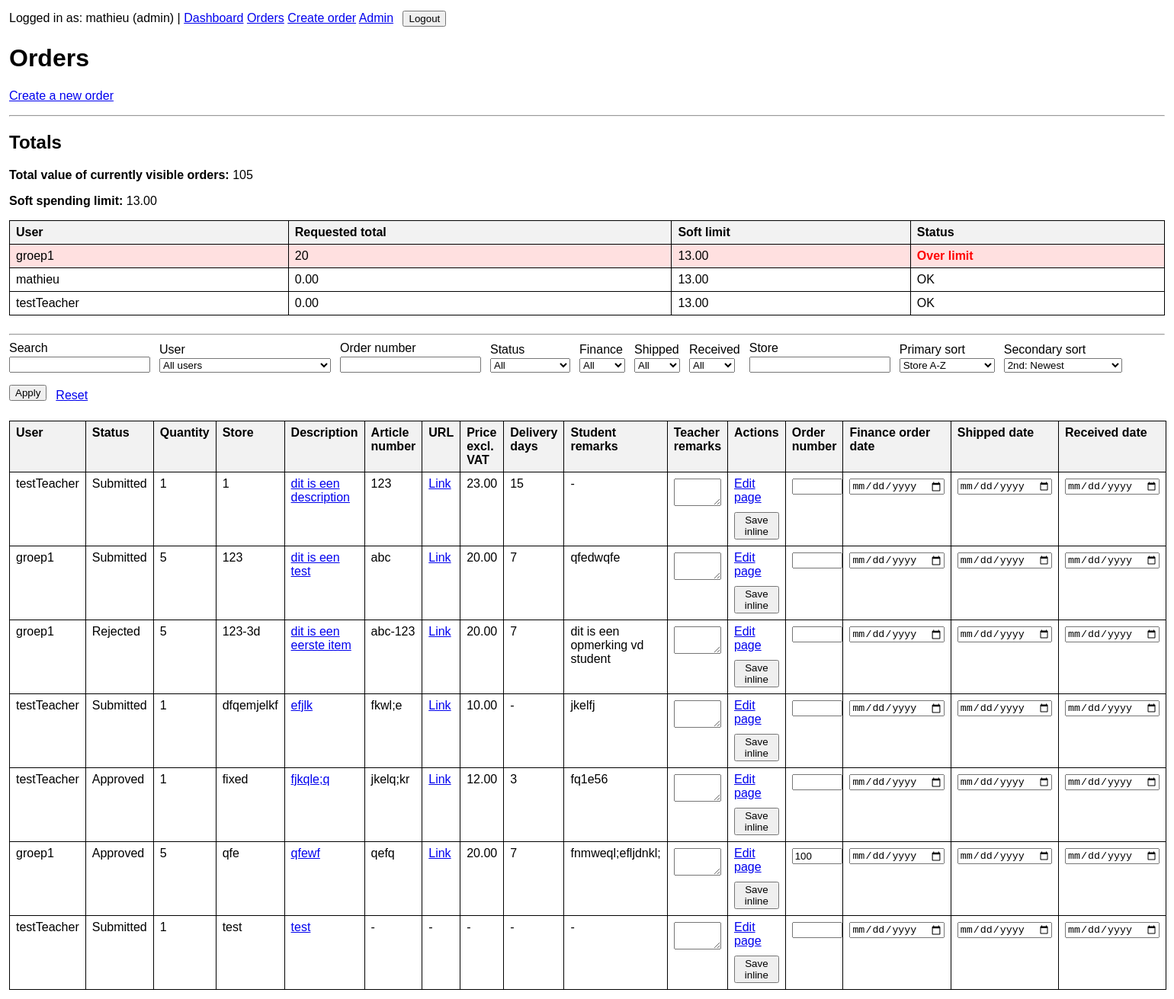
Page /orders/ (signed in) on the earlier database version.
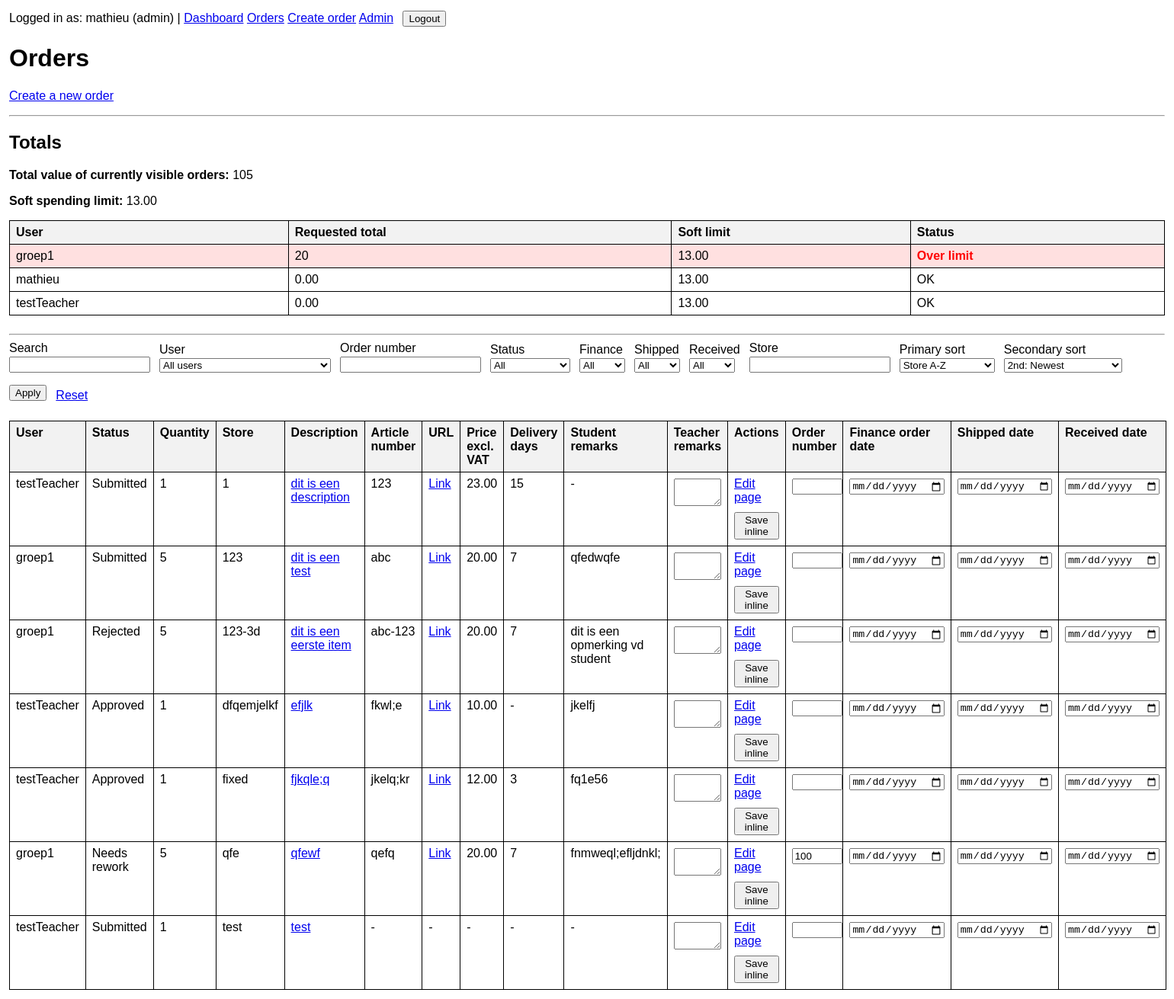
Same page on the later database version.
### accounts/models.py (models this page shows, shortened)
class User(AbstractUser):
    ROLE_ADMIN = "admin"
    ROLE_TEACHER = "teacher"
    ROLE_STUDENT = "student"
    ROLE_CHOICES = [
        (ROLE_ADMIN, "Admin"),
        (ROLE_TEACHER, "Teacher"),
        (ROLE_STUDENT, "Student"),
    ]
    email = models.EmailField(unique=True)
    name = models.CharField(max_length=255)
    role = models.CharField(max_length=20, choices=ROLE_CHOICES, default=ROLE_STUDENT)
    USERNAME_FIELD = "email"
    REQUIRED_FIELDS = ["username", "name"]

### orders/models.py (models this page shows, shortened)
class AppSettings(models.Model):
    soft_spending_limit = models.DecimalField(
        max_digits=10,
        decimal_places=2,
        null=True,
        blank=True,
        help_text="Leave empty to disable the soft spending warning.",
    )
    @classmethod
    def get_solo(cls):
        obj, _ = cls.objects.get_or_create(pk=1)
        return obj

class Order(models.Model):
    ORDER_TYPE_STUDENT = "student_order"
    ORDER_TYPE_TEACHER = "teacher_order"
    ORDER_TYPE_CHOICES = [
        (ORDER_TYPE_STUDENT, "Student order"),
        (ORDER_TYPE_TEACHER, "Teacher order"),
    ]
    STATUS_DRAFT = "draft"
    STATUS_SUBMITTED = "submitted"
    STATUS_APPROVED = "approved"
    STATUS_REJECTED = "rejected"
    STATUS_REWORK = "rework"
    STATUS_CHOICES = [
        (STATUS_DRAFT, "Draft"),
        (STATUS_SUBMITTED, "Submitted"),
        (STATUS_APPROVED, "Approved"),
        (STATUS_REJECTED, "Rejected"),
        (STATUS_REWORK, "Needs rework"),
    ]
    user = models.ForeignKey(
        settings.AUTH_USER_MODEL,
        on_delete=models.CASCADE,
        related_name="orders",
    )
    order_type = models.CharField(max_length=20, choices=ORDER_TYPE_CHOICES)
    store = models.CharField(max_length=255)
    article_number = models.CharField(max_length=100, blank=True)
    ordernumber = models.CharField(
        max_length=100,
        blank=True,
        db_index=True,
        help_text="ERP order number",
    )
    quantity = models.PositiveIntegerField(default=1)
    status = models.CharField(max_length=20, choices=STATUS_CHOICES, default=STATUS_DRAFT)
    decision_reason = models.TextField(blank=True)
    created_at = models.DateTimeField(auto_now_add=True)
    short_description = models.CharField(max_length=255)
    url = models.URLField(blank=True)
    total_price_excl_vat = models.DecimalField(max_digits=10, decimal_places=2, null=True, blank=True)
    delivery_time_days = models.PositiveIntegerField(null=True, blank=True)
    purchase_request_number = models.CharField(max_length=100, blank=True)
    finance_order_date = models.DateField(null=True, blank=True)
    shipped_date = models.DateField(null=True, blank=True)
    received_date = models.DateField(null=True, blank=True)
    student_remarks = models.TextField(blank=True)
    teacher_remarks = models.TextField(blank=True)
    decided_by = models.ForeignKey(
        settings.AUTH_USER_MODEL,
        on_delete=models.SET_NULL,
        null=True,
        blank=True,
        related_name="decided_orders",
    )
    decided_at = models.DateTimeField(null=True, blank=True)
    class Meta:
        ordering = ["-created_at"]

### orders/views.py (the view, shortened to what this page needs)
# urls.py: path("orders/", order_list, name="order_list"),
@login_required
def order_list(request):
    orders = get_visible_orders_for_user(request.user)
    search = request.GET.get("search", "").strip()
    status_filter = request.GET.get("status", "").strip()
    store_filter = request.GET.get("store", "").strip()
    ordernumber_filter = request.GET.get("ordernumber", "").strip()
    user_filter = request.GET.get("user_id", "").strip()
    finance_order_date_filter = request.GET.get("finance_order_date_filter", "").strip()
    shipped_date_filter = request.GET.get("shipped_date_filter", "").strip()
    received_date_filter = request.GET.get("received_date_filter", "").strip()
    primary_sort = request.GET.get("primary_sort", "store").strip()
    secondary_sort = request.GET.get("secondary_sort", "-created_at").strip()
    if status_filter:
        orders = orders.filter(status=status_filter)
    if store_filter:
        orders = orders.filter(store__icontains=store_filter)
    if ordernumber_filter:
        orders = orders.filter(ordernumber=ordernumber_filter)
    if user_filter:
        orders = orders.filter(user_id=user_filter)
    if finance_order_date_filter == "empty":
        orders = orders.filter(finance_order_date__isnull=True)
    elif finance_order_date_filter == "filled":
        orders = orders.filter(finance_order_date__isnull=False)
    if shipped_date_filter == "empty":
        orders = orders.filter(shipped_date__isnull=True)
    elif shipped_date_filter == "filled":
        orders = orders.filter(shipped_date__isnull=False)
    if received_date_filter == "empty":
        orders = orders.filter(received_date__isnull=True)
    elif received_date_filter == "filled":
        orders = orders.filter(received_date__isnull=False)
    allowed_sort_fields = {
        "created_at": "created_at",
        "-created_at": "-created_at",
        "status": "status",
        "-status": "-status",
        "store": "store",
        "-store": "-store",
        "ordernumber": "ordernumber",
        "-ordernumber": "-ordernumber",
        "quantity": "quantity",
        "-quantity": "-quantity",
        "total_price_excl_vat": "total_price_excl_vat",
        "-total_price_excl_vat": "-total_price_excl_vat",
        "finance_order_date": "finance_order_date",
        "-finance_order_date": "-finance_order_date",
        "shipped_date": "shipped_date",
        "-shipped_date": "-shipped_date",
        "received_date": "received_date",
        "-received_date": "-received_date",
        "user__name": "user__name",
        "-user__name": "-user__name",
    }
    primary_sort_value = allowed_sort_fields.get(primary_sort, "store")
    secondary_sort_value = allowed_sort_fields.get(secondary_sort, "-created_at")
    if primary_sort_value == secondary_sort_value:
        orders = orders.order_by(primary_sort_value)
    else:
        orders = orders.order_by(primary_sort_value, secondary_sort_value)
    settings_obj = AppSettings.get_solo()
    filterable_users = get_filterable_users_for_user(request.user)
    visible_total = orders.aggregate(total=Sum("total_price_excl_vat"))["total"] or Decimal("0.00")
    totals_by_user_id = {
        row["user_id"]: (row["total"] or Decimal("0.00"))
        for row in orders.values("user_id").annotate(total=Sum("total_price_excl_vat"))
    }
    spending_rows = []
    for visible_user in filterable_users:
        requested_total = totals_by_user_id.get(visible_user.id, Decimal("0.00"))
        is_over_limit = (
            settings_obj.soft_spending_limit is not None
            and requested_total > settings_obj.soft_spending_limit
        )
        spending_rows.append(
            {
                "user": visible_user,
                "requested_total": requested_total,
                "is_over_limit": is_over_limit,
            }
        )
    orders = list(orders)
    for order in orders:
        order.can_edit = user_can_edit_order(request.user, order)
        order.can_decide = user_can_decide_order(request.user, order)
        order.can_inline_admin_edit = request.user.role == User.ROLE_ADMIN
    context = {
        "orders": orders,
        "search": search,
        "status_filter": status_filter,
        "store_filter": store_filter,
        "ordernumber_filter": ordernumber_filter,
        "user_filter": user_filter,
        "finance_order_date_filter": finance_order_date_filter,
        "shipped_date_filter": shipped_date_filter,
        "received_date_filter": received_date_filter,
        "primary_sort": primary_sort,
        "secondary_sort": secondary_sort,
        "status_choices": Order.STATUS_CHOICES,
        "user_choices": filterable_users,
        "visible_total": visible_total,
        "soft_spending_limit": settings_obj.soft_spending_limit,
        "spending_rows": spending_rows,
    }
    return render(request, "orders/order_list.html", context)

### templates/orders/order_list.html (shortened to what this page needs)
{% extends "base.html" %}
{% block content %}
<h1>Orders</h1>
<p>
    <a href="{% url 'orders:order_create' %}">Create a new order</a>
</p>
<hr>
<h2>Totals</h2>
<div style="margin-bottom: 1rem;">
    <p>
        <strong>Total value of currently visible orders:</strong>
        {{ visible_total|default:"0.00" }}
    </p>
    <p>
        <strong>Soft spending limit:</strong>
        {% if soft_spending_limit %}
            {{ soft_spending_limit }}
        {% else %}
            Not set
        {% endif %}
    </p>
</div>
<table border="1" cellpadding="6" cellspacing="0" style="margin-bottom: 1.5rem; width: 100%; border-collapse: collapse;">
    <thead>
        <tr>
            <th>User</th>
            <th>Requested total</th>
            <th>Soft limit</th>
            <th>Status</th>
        </tr>
    </thead>
    <tbody>
        {% for row in spending_rows %}
            <tr {% if row.is_over_limit %}style="background-color: #ffe0e0;"{% endif %}>
                <td>{{ row.user.name }}</td>
                <td>{{ row.requested_total }}</td>
                <td>
                    {% if soft_spending_limit %}
                        {{ soft_spending_limit }}
                    {% else %}
                        -
                    {% endif %}
                </td>
                <td>
                    {% if row.is_over_limit %}
                        <strong style="color: red;">Over limit</strong>
                    {% else %}
                        OK
                    {% endif %}
                </td>
            </tr>
        {% empty %}
            <tr>
                <td colspan="4">No totals available.</td>
            </tr>
        {% endfor %}
    </tbody>
</table>
<hr>
<form method="get" style="margin-bottom: 1.5rem;">
    <div style="display: flex; flex-wrap: wrap; gap: 0.75rem; align-items: end;">
        <div>
            <label for="search">Search</label><br>
            <input type="text" name="search" id="search" value="{{ search }}">
        </div>
        <div>
            <label for="user_id">User</label><br>
            <select name="user_id" id="user_id">
                <option value="">All users</option>
            </select>
        </div>
        <div>
            <label for="ordernumber">Order number</label><br>
            <input type="text" name="ordernumber" id="ordernumber" value="{{ ordernumber_filter }}">
        </div>
        <div>
            <label for="status">Status</label><br>
            <select name="status" id="status">
                <option value="">All</option>
            </select>
        </div>
        <div>
            <label for="finance_order_date_filter">Finance</label><br>
            <select name="finance_order_date_filter" id="finance_order_date_filter">
                <option value="">All</option>
            </select>
        </div>
        <div>
            <label for="shipped_date_filter">Shipped</label><br>
            <select name="shipped_date_filter" id="shipped_date_filter">
                <option value="">All</option>
            </select>
        </div>
        <div>
            <label for="received_date_filter">Received</label><br>
            <select name="received_date_filter" id="received_date_filter">
                <option value="">All</option>
            </select>
        </div>
        <div>
            <label for="store">Store</label><br>
            <input type="text" name="store" id="store" value="{{ store_filter }}">
        </div>
        <div>
            <label for="primary_sort">Primary sort</label><br>
            <select name="primary_sort" id="primary_sort">
                <option value="store" {% if primary_sort == "store" %}selected{% endif %}>Store A-Z</option>
            </select>
        </div>
        <div>
            <label for="secondary_sort">Secondary sort</label><br>
            <select name="secondary_sort" id="secondary_sort">
                <option value="-created_at" {% if secondary_sort == "-created_at" %}selected{% endif %}>2nd: Newest</option>
            </select>
        </div>
        <div>
            <button type="submit">Apply</button>
        </div>
        <div>
            <a href="{% url 'orders:order_list' %}">Reset</a>
        </div>
    </div>
</form>
<table border="1" cellpadding="6" cellspacing="0" style="width: 100%; border-collapse: collapse;">
    <thead>
        <tr>
            <th>User</th>
            <th>Status</th>
            <th>Quantity</th>
            <th>Store</th>
            <th>Description</th>
            <th>Article number</th>
            <th>URL</th>
            <th>Price excl. VAT</th>
            <th>Delivery days</th>
            <th>Student remarks</th>
            <th>Teacher remarks</th>
            <th>Actions</th>
            <th>Order number</th>
            <th>Finance order date</th>
            <th>Shipped date</th>
            <th>Received date</th>
        </tr>
    </thead>
    <tbody>
        {% for order in orders %}
            <tr>
                <td>{{ order.user.name }}</td>
                <td>{{ order.get_status_display }}</td>
                <td>{{ order.quantity }}</td>
                <td>{{ order.store }}</td>
                <td>
                    <a href="{% url 'orders:order_detail' order.id %}">{{ order.short_description }}</a>
                </td>
                <td>{{ order.article_number|default:"-" }}</td>
                <td>
                    {% if order.url %}
                        <a href="{{ order.url }}" target="_blank" rel="noopener noreferrer">Link</a>
                    {% else %}
                        -
                    {% endif %}
                </td>
                <td>{{ order.total_price_excl_vat|default:"-" }}</td>
                <td>{{ order.delivery_time_days|default:"-" }}</td>
                <td>{{ order.student_remarks|default:"-" }}</td>
                {% if order.can_inline_admin_edit %}
                    <form method="post">
                        <td>
                            <textarea name="teacher_remarks" rows="2" style="width: 100%;">{{ order.teacher_remarks }}</textarea>
                        </td>
                        <td>
                            {% if order.can_decide %}
                                <div style="margin-bottom: 0.5rem;">
                                    <a href="{% url 'orders:order_edit' order.id %}">Edit page</a>
                                </div>
                            {% endif %}
                            <button type="submit">Save inline</button>
                        </td>
                        <td>
                            <input type="text" name="ordernumber" value="{{ order.ordernumber }}" style="width: 100%;">
                        </td>
                        <td>
                            <input type="date" name="finance_order_date" value="{% if order.finance_order_date %}{{ order.finance_order_date|date:'Y-m-d' }}{% endif %}">
                        </td>
                        <td>
                            <input type="date" name="shipped_date" value="{% if order.shipped_date %}{{ order.shipped_date|date:'Y-m-d' }}{% endif %}">
                        </td>
                        <td>
                            <input type="date" name="received_date" value="{% if order.received_date %}{{ order.received_date|date:'Y-m-d' }}{% endif %}">
                        </td>
                    </form>
                {% endif %}
            </tr>
        {% empty %}
            <tr>
                <td colspan="16">No orders found.</td>
            </tr>
        {% endfor %}
    </tbody>
</table>
{% endblock %}

### templates/base.html (shortened to what this page needs)
<!DOCTYPE html>
<html lang="en">
<head>
</head>
<body>
    <div class="top-nav">
        {% if user.is_authenticated %}
            Logged in as: {{ user.name }} ({{ user.role }})
            |
            <a href="{% url 'orders:dashboard' %}">Dashboard</a>
            <a href="{% url 'orders:order_list' %}">Orders</a>
            <a href="{% url 'orders:order_create' %}">Create order</a>
            <a href="/admin/">Admin</a>
            <form method="post" action="{% url 'logout' %}">
                <button type="submit">Logout</button>
            </form>
        {% else %}
            <a href="{% url 'login' %}">Login</a>
        {% endif %}
    </div>
    {% block content %}{% endblock %}
</body>
</html>

Differences in the rows shown:
changed Order "dfqemjelkf": status "Submitted" → "Approved"
changed Order "qfe": status "Approved" → "Needs rework"
